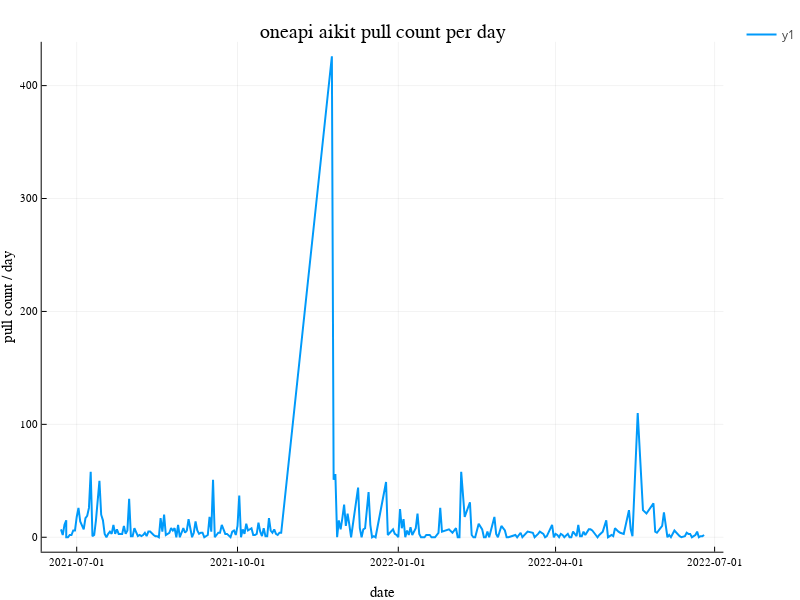

The cell this chart's notebook holds for it:
### Code cell
@df aikit plot(
    :date,
    :pull_count_per_day,
    lw=2,
    title="oneapi aikit pull count per day",
    xlabel="date",
    ylabel="pull count / day",
    size=(800, 600)
)

### Figure 1 — Plotly figure (JSON) as saved in the notebook; plotly's stock layout.template omitted (floating-point values rounded to 4 significant figures; data arrays with more than 128 entries replaced by an {"elided": "..."} marker saying what was removed)
{"data": [{"colorbar": {"title": ""}, "legendgroup": "y1", "line": {"color": "rgba(0, 154, 250, 1.000)", "dash": "solid", "shape": "linear", "width": 2}, "mode": "lines", "name": "y1", "showlegend": true, "type": "scatter", "x": {"elided": "284 int values"}, "xaxis": "x", "y": {"elided": "284 int values"}, "yaxis": "y", "zmax": null, "zmin": null}], "layout": {"annotations": [{"font": {"color": "rgba(0, 0, 0, 1.000)", "family": "sans-serif", "size": 20}, "rotation": 0, "showarrow": false, "text": "oneapi aikit pull count per day", "x": 0.5262, "xanchor": "center", "xref": "paper", "y": 1, "yanchor": "top", "yref": "paper"}], "height": 600, "legend_position": {"bgcolor": "rgba(255, 255, 255, 1.000)", "bordercolor": "rgba(0, 0, 0, 1.000)", "borderwidth": 1, "font": {"color": "rgba(0, 0, 0, 1.000)", "family": "sans-serif", "size": 11}, "title": {"font": {"color": "rgba(0, 0, 0, 1.000)", "family": "sans-serif", "size": 15}, "text": ""}, "tracegroupgap": 0, "traceorder": "normal", "x": 1, "xanchor": "auto", "y": 1, "yanchor": "auto"}, "margin": {"b": 20, "l": 0, "r": 0, "t": 20}, "paper_bgcolor": "rgba(255, 255, 255, 1.000)", "plot_bgcolor": "rgba(255, 255, 255, 1.000)", "showlegend": true, "width": 800, "xaxis": {"anchor": "y", "domain": [0.05735, 0.9951], "gridcolor": "rgba(0, 0, 0, 0.100)", "gridwidth": 0.5, "linecolor": "rgba(0, 0, 0, 1.000)", "mirror": false, "range": [738000.0, 738300.0], "showgrid": true, "showline": true, "showticklabels": true, "tickangle": 0, "tickcolor": "rgb(0, 0, 0)", "tickfont": {"color": "rgba(0, 0, 0, 1.000)", "family": "sans-serif", "size": 11}, "tickmode": "array", "ticks": "inside", "ticktext": ["2021-07-01", "2021-10-01", "2022-01-01", "2022-04-01", "2022-07-01"], "tickvals": [737972, 738064, 738156, 738246, 738337], "title": "date", "titlefont": {"color": "rgba(0, 0, 0, 1.000)", "family": "sans-serif", "size": 15}, "type": "-", "visible": true, "zeroline": false, "zerolinecolor": "rgba(0, 0, 0, 1.000)"}, "yaxis": {"anchor": "x", "domain": [0.05054, 0.961], "gridcolor": "rgba(0, 0, 0, 0.100)", "gridwidth": 0.5, "linecolor": "rgba(0, 0, 0, 1.000)", "mirror": false, "range": [-12.78, 438.8], "showgrid": true, "showline": true, "showticklabels": true, "tickangle": 0, "tickcolor": "rgb(0, 0, 0)", "tickfont": {"color": "rgba(0, 0, 0, 1.000)", "family": "sans-serif", "size": 11}, "tickmode": "array", "ticks": "inside", "ticktext": ["0", "100", "200", "300", "400"], "tickvals": [0, 100, 200, 300, 400], "title": "pull count / day", "titlefont": {"color": "rgba(0, 0, 0, 1.000)", "family": "sans-serif", "size": 15}, "type": "-", "visible": true, "zeroline": false, "zerolinecolor": "rgba(0, 0, 0, 1.000)"}}}
